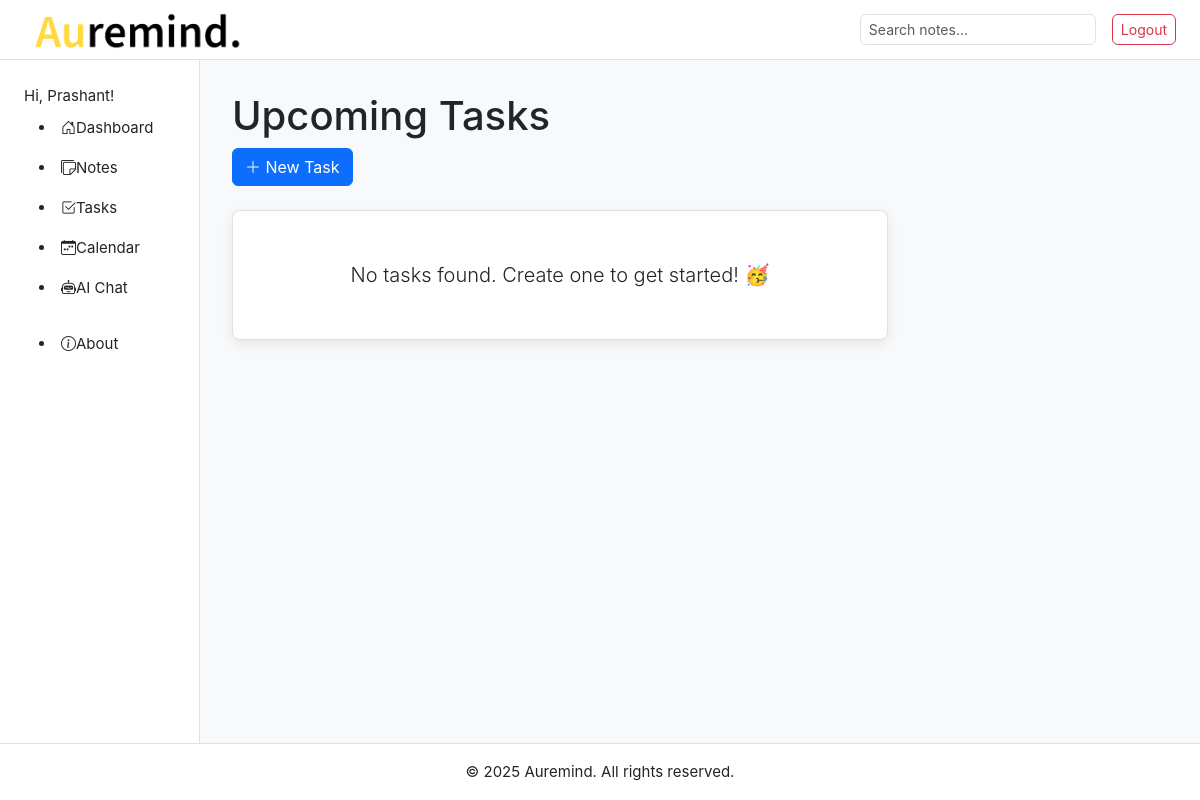
The page /task/ (signed in) on the database as committed earlier.
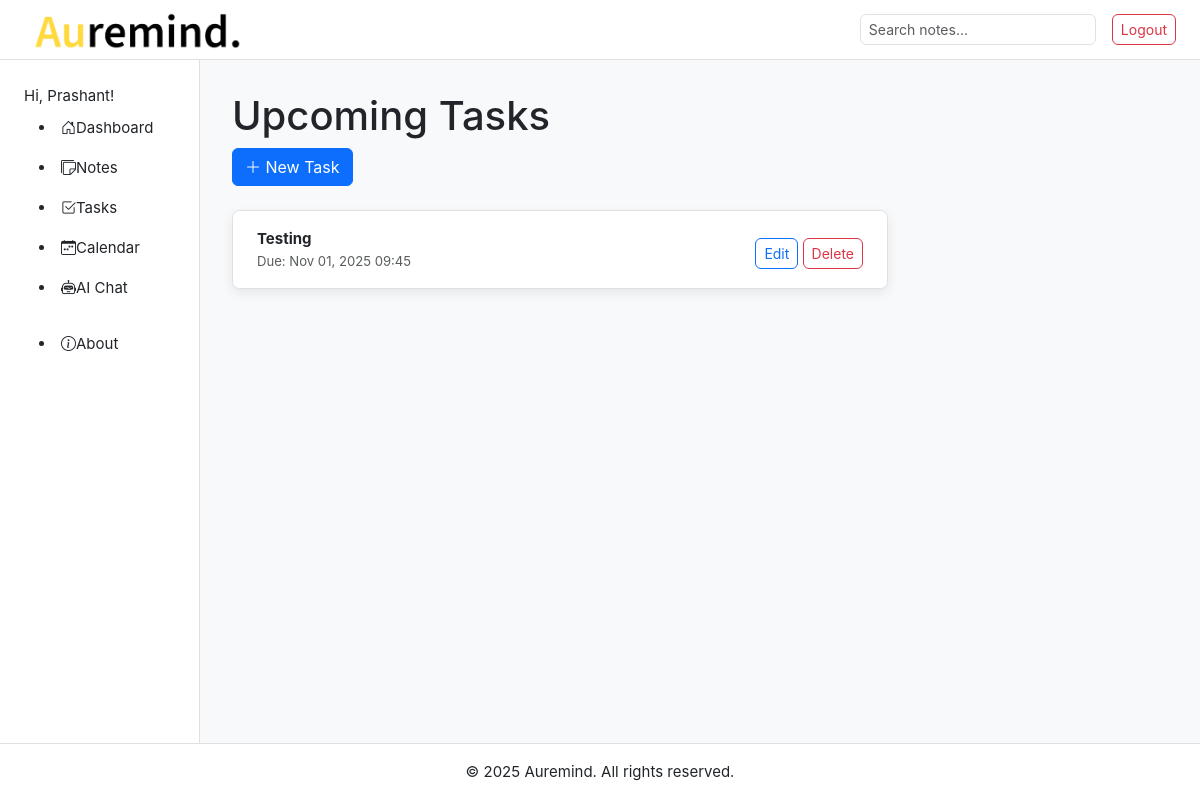
The same page on the database as committed later.
### notes/models.py (models this page shows, shortened)
class Task(models.Model):
    user = models.ForeignKey(User, on_delete=models.CASCADE)
    title = models.CharField(max_length=200)
    due_date = models.DateTimeField()
    created_at = models.DateTimeField(auto_now_add=True)

### notes/views.py (the view)
# urls.py: path('task/', views.task, name='task'),
@login_required
def task(request):
    tasks = Task.objects.filter(user=request.user).order_by('due_date')
    context = {
        'tasks': tasks,
    }
    return render(request, 'task/task.html', context)

### notes/templates/task/task.html (shortened to what this page needs)
{% extends "notes/base.html" %}
{% block content %}
<h1>Upcoming Tasks</h1>
<a href="{% url 'notes:task_create' %}" class="btn btn-primary mb-4"><i class="bi bi-plus-lg"></i> New Task</a>
{% if tasks %}
  <div class="card-ui">
    <ul class="list-group list-group-flush">
      {% for task_item in tasks %}
        <li class="list-group-item">
          <div class="d-flex justify-content-between align-items-center">
            <div>
              <strong>{{ task_item.title }}</strong><br>
              <div class="small text-muted">Due: {{ task_item.due_date|date:"M d, Y H:i" }}</div>
            </div>
            <div class="mt-2">
              <a class="btn btn-sm btn-outline-primary" href="{% url 'notes:task_edit' pk=task_item.pk %}">Edit</a>
              <a class="btn btn-sm btn-outline-danger" href="{% url 'notes:task_delete' pk=task_item.pk %}">Delete</a>
            </div>
          </div>
        </li>
    {% endfor %}
    </ul>
  </div>
{% else %}
  <div class="card-ui text-center p-5">
    <p class="lead mb-0">No tasks found. Create one to get started! 🥳</p>
  </div>
{% endif %}
{% endblock %}

Rows that differ between the two databases and show on the page:
added Task: title "Testing", due_date "Nov 01, 2025 09:45"
Other text that changed with them:
text no longer shown: "No tasks found. Create one to get started! 🥳"
